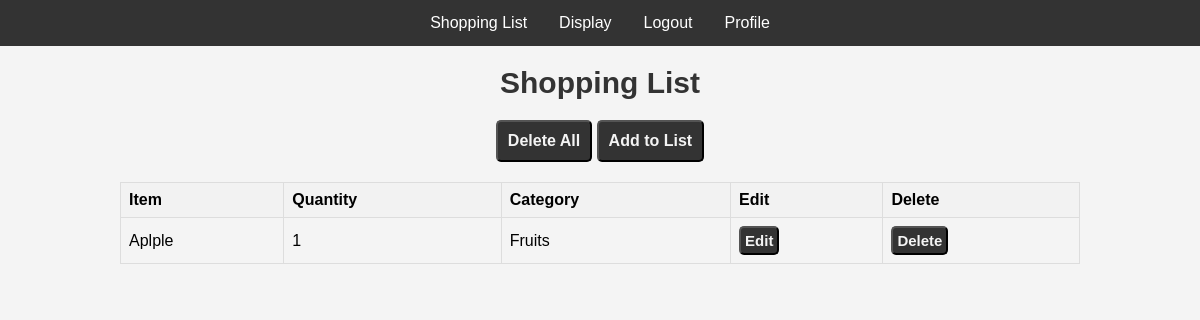
/display (signed in), run on the app's committed database.
### app.py (models this page shows, shortened)
class Notes(db.Model):
    __tablename__ = "shopping_list"
    id = db.Column(db.Integer, primary_key=True)
    item = db.Column(db.Text)
    quantity = db.Column(db.Integer)
    category = db.Column(db.String(64))

### app.py (the view)
@app.route('/display')
def display():
    notes = Notes.query.all()
    return render_template('display.html',notes = notes)

### app.py (called while the page is built)
@login_manager.user_loader
def load_user(user_id):
    return User.query.get(user_id)

### templates/display.html (shortened to what this page needs)
{% extends 'layout.html' %}
{% block content %}
<center>
    <h1>Shopping List </h1>
    {% if notes|length == 0 %}
        <p>List is empty, you can add items by clicking the add list button</p>
    {% else %}
        <button class ='btn1'><a href="{{ url_for('delete_all') }}">Delete All</a></button>
    {% endif %}
    <button class ='btn1'><a href="{{ url_for('shopping') }}">Add to List</a></button>
    <table>
        <tr>
            <th>Item</th>
            <th>Quantity</th>
            <th>Category</th>
            <th>Edit</th>
            <th>Delete</th>
        </tr>
        {% for note in notes %}
        <tr>
            <td>{{ note.item }}</td>
            <td>{{ note.quantity }}</td>
            <td>{{ note.category }}</td>
            <td><button class ='btn'><a href="{{ url_for('update', id=note.id) }}">Edit</a></button></td>
            <td><button class ='btn'><a href="{{ url_for('delete', id=note.id) }}">Delete</a></button></td>
        </tr>
        {% endfor %}
    </table>
</center>
{% endblock %}

### templates/layout.html (style rules this page uses)
body { font-family: Arial, sans-serif; margin: 0; padding: 0; background-color: #f4f4f4; }

### templates/display.html (style rules this page uses)
h1 { color: #333; text-align: center; font-size: 30px; font-weight: bold; }
.btn { background-color: #333; color: #f4f4f4; padding: 4px; border-radius: 5px; font-weight: bold; font-size: 15px; text-decoration: none; transition: background-color 0.3s; cursor: pointer; text-align: center; }
table { width: 80%; border-collapse: collapse; margin-top: 20px; }
th, td { border: 1px solid #ddd; padding: 8px; text-align: left; }
th { background-color: #f2f2f2; }
.btn1 { background-color: #333; color: #f4f4f4; padding: 10px; border-radius: 5px; font-weight: bold; font-size: 16px; text-decoration: none; transition: background-color 0.3s; cursor: pointer; text-align: center; }
a { text-decoration: none; color: #f4f4f4; font-family: 'Gill Sans', 'Gill Sans MT', Calibri, 'Trebuchet MS', sans-serif; }

### data on the page
Notes: item "Aplple", quantity "1", category "Fruits"
